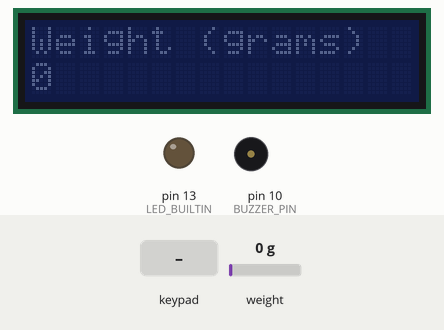
This sketch was run on a simulated Arduino Nano, built with avr-gcc and run on an emulated ATmega328P. Shown: 16×2 character LCD, output pins drawn as LEDs (lit = HIGH), buzzer (waves = sounding). The test bench sets the inputs (shaded band); at power-on: weight on the scale 0 g. What the sketch prints to the serial monitor is not drawn.

Above: at 2.2 s.
2.3 s: key 'A' pressed
At 4.0 s:
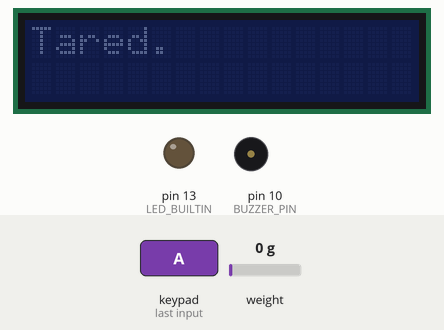
5.4 s: key 'B' pressed
At 6.1 s:
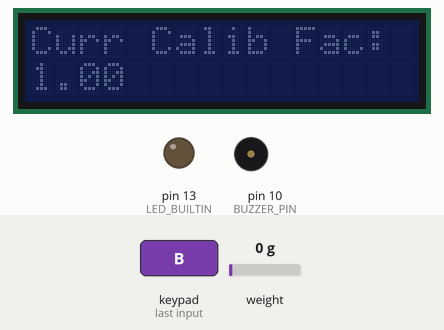
7.7 s: key 'C' pressed
At 9.0 s:
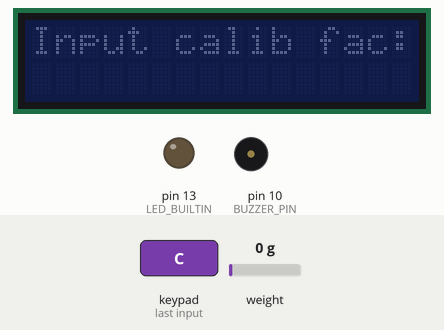
9.3 s: keypad keys 5 4 3 2 # pressed 0.74 s apart
At 12.7 s:
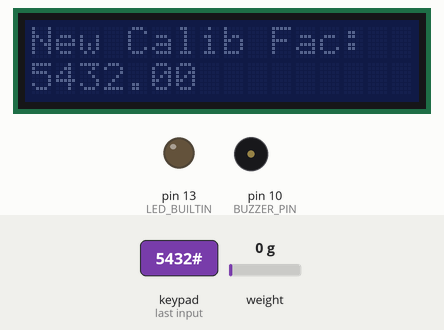
14.5 s: weight on the scale set to 100 g
At 15.5 s:
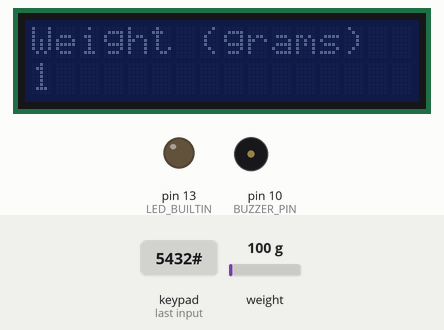
16.3 s: weight on the scale set to 1250 g
At 17.5 s:
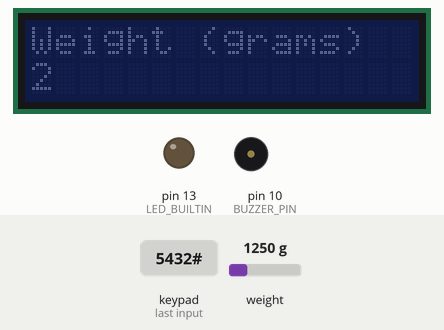
Timing chart, 0 to 18.9 s (numbered marks = the images above; inputs shaded):
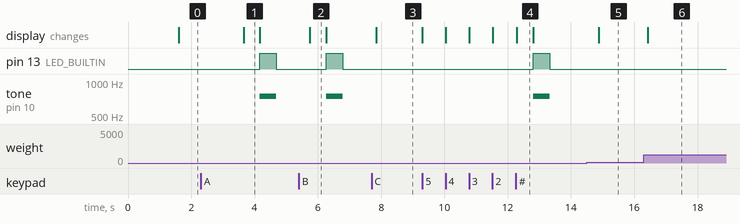

Measured:
- after the input at 2.3 s, pin 13 (LED_BUILTIN): LOW → HIGH after 1.9 s, → LOW 0.52 s later; tone on pin 10 (BUZZER_PIN): silent → 750 Hz after 1.9 s, → silent 0.52 s later; the display: changes after 1.4 s (image 1)
- after the input at 5.4 s, pin 13 (LED_BUILTIN): LOW → HIGH after 0.86 s, → LOW 0.52 s later; tone on pin 10 (BUZZER_PIN): silent → 750 Hz after 0.86 s, → silent 0.52 s later; the display: changes after 0.35 s (image 2)
- after the input at 7.7 s, the display: changes after 0.15 s (image 3)
- after the input at 9.3 s, pin 13 (LED_BUILTIN): LOW → HIGH after 3.5 s, → LOW 0.52 s later; tone on pin 10 (BUZZER_PIN): silent → 750 Hz after 3.5 s, → silent 0.52 s later; the display: first changes at once (image 4 shows a later state)
- after the input at 14.5 s, the display: changes after 0.38 s (image 5)
- after the input at 16.3 s, the display: changes after 0.13 s (image 6)
- what the display in image 1 shows lasts 0.5 s, from 3.7 s to 4.2 s

The sketch:

load_cell_prototype2.ino
```cpp
//-=-=-=-=-=-=-=-=-=-=-=-=-=-=-=-=-=-=-=-=-=-=-=-=-=-=-=-=-=-=-=-=-=-=-=-=-=-=-=-=
// load_cell_prototype2.ino --- Prototype project
//-=-=-=-=-=-=-=-=-=-=-=-=-=-=-=-=-=-=-=-=-=-=-=-=-=-=-=-=-=-=-=-=-=-=-=-=-=-=-=-=
// Author: mjneri
//-=-=-=-=-=-=-=-=-=-=-=-=-=-=-=-=-=-=-=-=-=-=-=-=-=-=-=-=-=-=-=-=-=-=-=-=-=-=-=-=
//
//-=-=-=-=-=-=-=-=-=-=-=-=-=-=-=-=-=-=-=-=-=-=-=-=-=-=-=-=-=-=-=-=-=-=-=-=-=-=-=-=
// Module Name: load_cell_prototype2.ino
// Description:
//
// Revisions:
// Revision 0.01 - File Created (2023-07-22)
// Additional Comments:
//
//-=-=-=-=-=-=-=-=-=-=-=-=-=-=-=-=-=-=-=-=-=-=-=-=-=-=-=-=-=-=-=-=-=-=-=-=-=-=-=-=

#include "HX711.h"
#include <Keypad.h>
#include <LCD_I2C.h>

#define LOADCELL_DOUT_PIN   11
#define LOADCELL_SCK_PIN    12
#define I2CEXP_ADDR         0x27
#define ROWS                4
#define COLS                4
#define BUZZER_PIN          10

// Global Vars
HX711 weightScale;
float calibFactor = 1.0;
float measuredWeight = 0.0;
int integerWeight = 0;
char userInput;
char keypadInput;

// Global objects
// Connect the I2C IO Expander to pins A4 (SDA) and A5 (SCL)
LCD_I2C lcd(I2CEXP_ADDR, 16, 2);

char keys[ROWS][COLS] = {
    {'1','2','3','A'},
    {'4','5','6','B'},
    {'7','8','9','C'},
    {'*','0','#','D'}
};

byte rowPins[ROWS] = {5, 4, 3, 2};      //connect to the row pinouts of the keypad
byte colPins[COLS] = {9, 8, 7, 6};      //connect to the column pinouts of the keypad
Keypad keypad = Keypad( makeKeymap(keys), rowPins, colPins, ROWS, COLS );

void setup()
{
    // Initialization
    Serial.begin(115200);
    pinMode(BUZZER_PIN, OUTPUT);
    pinMode(LED_BUILTIN, OUTPUT);

    lcd.begin();
    lcd.clear();
    lcd.print("Weight Scale");
    lcd.setCursor(0, 1);
    lcd.print("Prototype");

    weightScale.begin(LOADCELL_DOUT_PIN, LOADCELL_SCK_PIN);
    weightScale.set_scale(calibFactor);
    weightScale.tare();

    Serial.println("Commands:");
    Serial.println("   A: Tare");
    Serial.println("   C: Change calibration factor");
    Serial.println("   B: Get calibration factor");
}

void loop()
{
    // Process keypad inputs
    keypadInput = keypad.getKey();

    if(keypadInput)
    {
        // Data received.
        Serial.print(keypadInput);

        if(keypadInput == 'A')
        {
            weightScale.tare();
            lcd.clear();
            lcd.print("Tared.");
        }
        else if(keypadInput == 'C')
        {
            // Store keypad inputs to an array before converting to float.
            char keyString[32];
            int keyStringIndex = 0;
            memset(keyString, 0, sizeof(keyString));

            // Indicate on LED that we're taking user inputs
            lcd.clear();
            lcd.print("Input calib fac:");
            lcd.setCursor(0, 1);

            // Loop infinitely here until the user presses the '#' input.
            while(1)
            {
                keypadInput = keypad.waitForKey();

                if(keypadInput == '#')
                {
                    keyString[keyStringIndex++] = '\0';
                    break;
                }

                // If user input is '*', convert it to '.' before storing to the array.
                if(keypadInput == '*')
                {
                    keypadInput = '.';
                }
                keyString[keyStringIndex++] = keypadInput;

                lcd.print(keypadInput);
            }

            // Once done, convert the array contents to a float value
            // Serial.print("INPUT TEST: ");
            // Serial.println(keyString);
            calibFactor = atof(keyString);
            // Serial.println(calibFactor);

            // Print the calibration factor on the LCD
            lcd.clear();
            lcd.print("New Calib Fac:");
            lcd.setCursor(0, 1);
            lcd.print(calibFactor);

            // Set the calibration factor in the weight scale library
            weightScale.set_scale(calibFactor);
        }
        else if(keypadInput == 'B')
        {
            // Serial.print("Current Calibration Factor: ");
            // Serial.println(calibFactor);
            lcd.clear();
            lcd.print("Curr Calib Fac:");
            lcd.setCursor(0, 1);
            lcd.print(calibFactor);
        }
    }

    // Print measured weight in grams. Convert to integer, I don't care about precision.
    measuredWeight = weightScale.get_units(5);
    integerWeight = (int) ceil(measuredWeight);
    // Serial.print(measuredWeight);
    // Serial.print("Weight (grams): ");
    // Serial.println(integerWeight);

    // Display weight on LCD
    lcd.clear();
    lcd.print("Weight (grams)");
    lcd.setCursor(0, 1);
    lcd.print(integerWeight);

    if(keypad.getState() == PRESSED)
    {
        tone(BUZZER_PIN, 750);
        digitalWrite(LED_BUILTIN, 1);
    }
    else
    {
        noTone(BUZZER_PIN);
        digitalWrite(LED_BUILTIN, 0);
    }
}

// *********************** EOF
```
